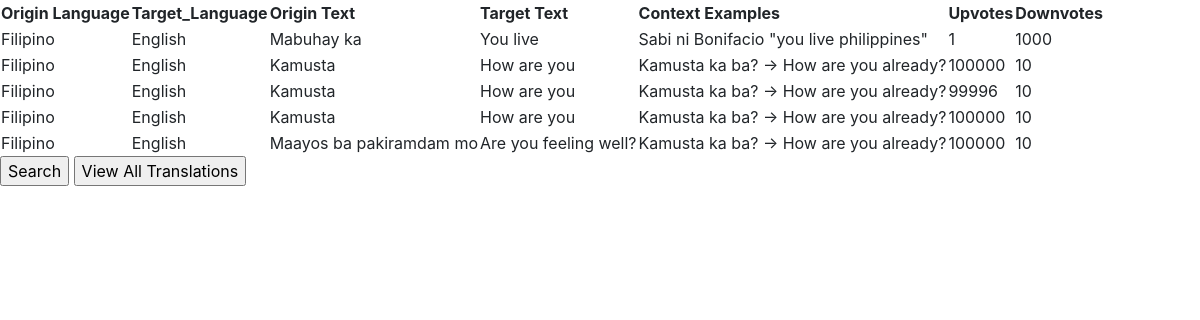
Before: /translation/ with the older database file.
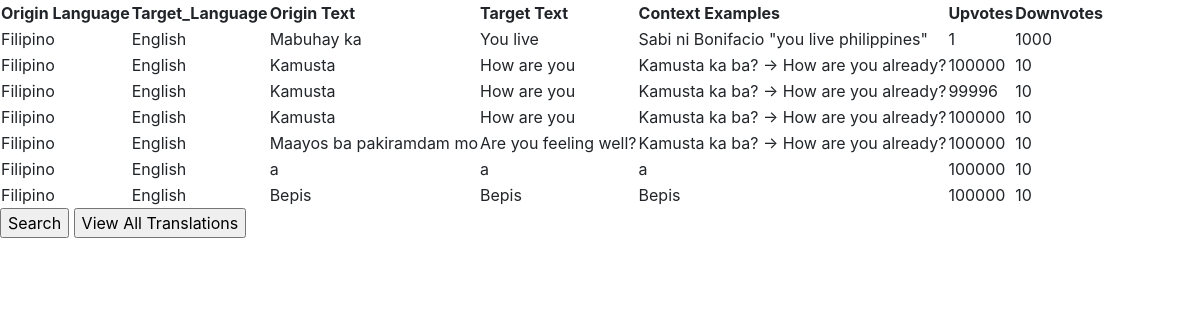
After: the same page with the newer database file.
### translation/models.py (models this page shows)
class Translation(models.Model):
	origin_language = models. CharField(max_length = 250, default='Filipino')
	target_language = models. CharField(max_length = 250, default='English')
	origin_text = models. CharField(max_length = 250, default='Kamusta')
	target_text = models. CharField(max_length = 250, default='How are you')
	context_examples = models. CharField(max_length = 500, default='Kamusta ka ba? -> How are you already?')
	upvotes = models.IntegerField(default=100000)
	downvotes = models.IntegerField(default=10)

### translation/views.py (the view)
# urls.py: path('translation/', TranslationListView.as_view(), name = 'translation-list'),
class TranslationListView(ListView):
    template_name = 'translation/translation_list.html'
    queryset = Translation.objects.all()

### translation/templates/translation/translation_list.html
{% extends 'base.html' %}
{% block content %}
<table>
  <tr>
    <th>Origin Language</th>
    <th>Target_Language</th>
    <th>Origin Text</th>
    <th>Target Text</th>
    <th>Context Examples</th>
    <th>Upvotes</th>
    <th>Downvotes</th>
  </tr>
{% for instance in object_list %}
  <tr>
      <td> {{ instance.origin_language }} </td>
      <td> {{ instance.target_language }} </td>
      <td> {{ instance.origin_text }} </td>
      <td> {{ instance.target_text }} </td>
      <td> {{ instance.context_examples }} </td>
      <td> {{ instance.upvotes }} </td>
      <td> {{ instance.downvotes }} </td>
  </tr>
{% endfor %}
</table>
{% endblock %}

### templates/base.html (shortened to what this page needs)
{% load static %}
<!DOCTYPE html>
<html>
<head>
     <link rel="stylesheet" type="text/css" href="{% static 'my_project/style.css' %}">
     <link rel="stylesheet" href="https://stackpath.bootstrapcdn.com/bootstrap/4.3.1/css/bootstrap.min.css">
</head>
<body>
     <main>
          {% block content %}
          {% endblock %}
          <input type="button" value="Search" onclick="window.location.href='http://localhost:8000/translation_search/'"/>
					<input type="button" value="View All Translations" onclick="window.location.href='http://localhost:8000/translation/'"/>
     </main>
</body>
</html>

### my_project/static/my_project/style.css (style rules this page uses)
body { background-color: #B9FF47; }

Changed rows visible on the page:
added Translation: origin_language "Filipino", target_language "English", origin_text "a", target_text "a", context_examples "a", upvotes "100000", downvotes "10"
added Translation: origin_language "Filipino", target_language "English", origin_text "Bepis", target_text "Bepis", context_examples "Bepis", upvotes "100000", downvotes "10"
